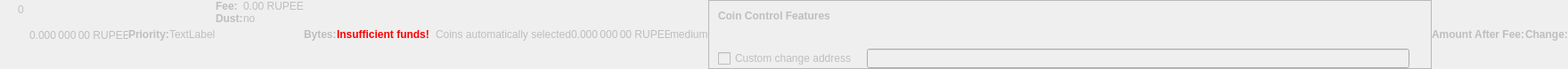
    <widget class="QWidget" name="dummyHideWidget" native="true">
     <property name="enabled">
      <bool>false</bool>
     </property>
     <property name="maximumSize">
      <size>
       <width>100</width>
       <height>22</height>
      </size>
     </property>
     <layout class="QHBoxLayout" name="dummyHideLayout">
      <property name="spacing">
       <number>0</number>
      </property>
      <property name="leftMargin">
       <number>0</number>
      </property>
      <property name="topMargin">
       <number>0</number>
      </property>
      <property name="rightMargin">
       <number>0</number>
      </property>
      <property name="bottomMargin">
       <number>0</number>
      </property>
      <item>
       <layout class="QFormLayout" name="formLayoutCoinControl1">
        <property name="horizontalSpacing">
         <number>10</number>
        </property>
        <property name="verticalSpacing">
         <number>14</number>
        </property>
        <property name="leftMargin">
         <number>10</number>
        </property>
        <property name="topMargin">
         <number>4</number>
        </property>
        <property name="rightMargin">
         <number>6</number>
        </property>
        <item row="0" column="1">
         <widget class="QLabel" name="labelCoinControlBytes">
          <property name="cursor">
           <cursorShape>IBeamCursor</cursorShape>
          </property>
          <property name="contextMenuPolicy">
           <enum>Qt::ActionsContextMenu</enum>
          </property>
          <property name="text">
           <string notr="true">0</string>
          </property>
          <property name="textInteractionFlags">
           <set>Qt::LinksAccessibleByMouse|Qt::TextSelectableByKeyboard|Qt::TextSelectableByMouse</set>
          </property>
         </widget>
        </item>
       </layout>
      </item>
      <item>
       <widget class="QLabel" name="labelCoinControlAfterFee">
        <property name="enabled">
         <bool>false</bool>
        </property>
        <property name="sizePolicy">
         <sizepolicy hsizetype="Fixed" vsizetype="Fixed">
          <horstretch>0</horstretch>
          <verstretch>0</verstretch>
         </sizepolicy>
        </property>
        <property name="minimumSize">
         <size>
          <width>111</width>
          <height>12</height>
         </size>
        </property>
        <property name="maximumSize">
         <size>
          <width>111</width>
          <height>12</height>
         </size>
        </property>
        <property name="cursor">
         <cursorShape>IBeamCursor</cursorShape>
        </property>
        <property name="contextMenuPolicy">
         <enum>Qt::ActionsContextMenu</enum>
        </property>
        <property name="text">
         <string notr="true">0.000 000 00 RUPEE</string>
        </property>
        <property name="textInteractionFlags">
         <set>Qt::LinksAccessibleByMouse|Qt::TextSelectableByKeyboard|Qt::TextSelectableByMouse</set>
        </property>
       </widget>
      </item>
      <item>
       <widget class="QLabel" name="labelCoinControlPriorityText">
        <property name="enabled">
         <bool>false</bool>
        </property>
        <property name="font">
         <font>
          <weight>75</weight>
          <bold>true</bold>
         </font>
        </property>
        <property name="text">
         <string>Priority:</string>
        </property>
       </widget>
      </item>
      <item>
       <layout class="QHBoxLayout" name="horizontalLayout">
        <item>
         <widget class="QLabel" name="WarningLabel">
          <property name="text">
           <string>TextLabel</string>
          </property>
         </widget>
        </item>
       </layout>
      </item>
      <item>
       <layout class="QFormLayout" name="formLayoutCoinControl3">
        <property name="horizontalSpacing">
         <number>0</number>
        </property>
        <property name="verticalSpacing">
         <number>0</number>
        </property>
        <property name="leftMargin">
         <number>0</number>
        </property>
        <property name="topMargin">
         <number>0</number>
        </property>
        <property name="rightMargin">
         <number>0</number>
        </property>
        <item row="0" column="0">
         <widget class="QLabel" name="labelCoinControlFeeText">
          <property name="enabled">
           <bool>false</bool>
          </property>
          <property name="font">
           <font>
            <weight>75</weight>
            <bold>true</bold>
           </font>
          </property>
          <property name="text">
           <string>Fee:</string>
          </property>
          <property name="margin">
           <number>0</number>
          </property>
         </widget>
        </item>
        <item row="0" column="1">
         <widget class="QLabel" name="labelCoinControlFee">
          <property name="enabled">
           <bool>false</bool>
          </property>
          <property name="cursor">
           <cursorShape>IBeamCursor</cursorShape>
          </property>
          <property name="contextMenuPolicy">
           <enum>Qt::ActionsContextMenu</enum>
          </property>
          <property name="text">
           <string notr="true">0.00 RUPEE</string>
          </property>
          <property name="textInteractionFlags">
           <set>Qt::LinksAccessibleByMouse|Qt::TextSelectableByKeyboard|Qt::TextSelectableByMouse</set>
          </property>
         </widget>
        </item>
        <item row="1" column="0">
         <widget class="QLabel" name="labelCoinControlLowOutputText">
          <property name="enabled">
           <bool>false</bool>
          </property>
          <property name="font">
           <font>
            <weight>75</weight>
            <bold>true</bold>
           </font>
          </property>
          <property name="text">
           <string>Dust:</string>
          </property>
         </widget>
        </item>
        <item row="1" column="1">
         <widget class="QLabel" name="labelCoinControlLowOutput">
          <property name="enabled">
           <bool>false</bool>
          </property>
          <property name="cursor">
           <cursorShape>IBeamCursor</cursorShape>
          </property>
          <property name="contextMenuPolicy">
           <enum>Qt::ActionsContextMenu</enum>
          </property>
          <property name="text">
           <string>no</string>
          </property>
          <property name="textInteractionFlags">
           <set>Qt::LinksAccessibleByMouse|Qt::TextSelectableByKeyboard|Qt::TextSelectableByMouse</set>
          </property>
         </widget>
        </item>
       </layout>
      </item>
      <item>
       <widget class="QLabel" name="labelCoinControlBytesText">
        <property name="enabled">
         <bool>false</bool>
        </property>
        <property name="font">
         <font>
          <weight>75</weight>
          <bold>true</bold>
         </font>
        </property>
        <property name="text">
         <string>Bytes:</string>
        </property>
       </widget>
      </item>
      <item>
       <layout class="QFormLayout" name="formLayoutCoinControl2">
        <property name="horizontalSpacing">
         <number>0</number>
        </property>
        <property name="verticalSpacing">
         <number>0</number>
        </property>
        <property name="leftMargin">
         <number>0</number>
        </property>
        <property name="topMargin">
         <number>0</number>
        </property>
        <property name="rightMargin">
         <number>0</number>
        </property>
       </layout>
      </item>
      <item>
       <layout class="QHBoxLayout" name="horizontalLayoutCoinControl2">
        <property name="spacing">
         <number>0</number>
        </property>
        <property name="bottomMargin">
         <number>0</number>
        </property>
       </layout>
      </item>
      <item>
       <widget class="QLabel" name="labelCoinControlInsuffFunds">
        <property name="enabled">
         <bool>false</bool>
        </property>
        <property name="minimumSize">
         <size>
          <width>0</width>
          <height>0</height>
         </size>
        </property>
        <property name="font">
         <font>
          <weight>75</weight>
          <bold>true</bold>
         </font>
        </property>
        <property name="styleSheet">
         <string notr="true">color:red;font-weight:bold;</string>
        </property>
        <property name="text">
         <string>Insufficient funds!</string>
        </property>
        <property name="margin">
         <number>5</number>
        </property>
       </widget>
      </item>
      <item>
       <layout class="QFormLayout" name="formLayoutCoinControl4">
        <property name="horizontalSpacing">
         <number>0</number>
        </property>
        <property name="verticalSpacing">
         <number>0</number>
        </property>
        <property name="leftMargin">
         <number>0</number>
        </property>
        <property name="topMargin">
         <number>0</number>
        </property>
        <property name="rightMargin">
         <number>0</number>
        </property>
       </layout>
      </item>
      <item>
       <widget class="QLabel" name="labelCoinControlChangeLabel">
        <property name="enabled">
         <bool>false</bool>
        </property>
        <property name="sizePolicy">
         <sizepolicy hsizetype="Preferred" vsizetype="Expanding">
          <horstretch>0</horstretch>
          <verstretch>0</verstretch>
         </sizepolicy>
        </property>
        <property name="minimumSize">
         <size>
          <width>0</width>
          <height>0</height>
         </size>
        </property>
        <property name="text">
         <string/>
        </property>
        <property name="margin">
         <number>3</number>
        </property>
       </widget>
      </item>
      <item>
       <widget class="QLabel" name="labelCoinControlAutomaticallySelected">
        <property name="enabled">
         <bool>false</bool>
        </property>
        <property name="sizePolicy">
         <sizepolicy hsizetype="Fixed" vsizetype="Fixed">
          <horstretch>0</horstretch>
          <verstretch>0</verstretch>
         </sizepolicy>
        </property>
        <property name="minimumSize">
         <size>
          <width>0</width>
          <height>0</height>
         </size>
        </property>
        <property name="maximumSize">
         <size>
          <width>240</width>
          <height>16777215</height>
         </size>
        </property>
        <property name="text">
         <string>Coins automatically selected</string>
        </property>
        <property name="margin">
         <number>5</number>
        </property>
       </widget>
      </item>
      <item>
       <widget class="QLabel" name="labelCoinControlChange">
        <property name="enabled">
         <bool>false</bool>
        </property>
        <property name="sizePolicy">
         <sizepolicy hsizetype="Fixed" vsizetype="Fixed">
          <horstretch>0</horstretch>
          <verstretch>0</verstretch>
         </sizepolicy>
        </property>
        <property name="minimumSize">
         <size>
          <width>111</width>
          <height>0</height>
         </size>
        </property>
        <property name="maximumSize">
         <size>
          <width>111</width>
          <height>16777215</height>
         </size>
        </property>
        <property name="cursor">
         <cursorShape>IBeamCursor</cursorShape>
        </property>
        <property name="contextMenuPolicy">
         <enum>Qt::ActionsContextMenu</enum>
        </property>
        <property name="text">
         <string notr="true">0.000 000 00 RUPEE</string>
        </property>
        <property name="textInteractionFlags">
         <set>Qt::LinksAccessibleByMouse|Qt::TextSelectableByKeyboard|Qt::TextSelectableByMouse</set>
        </property>
       </widget>
      </item>
      <item>
       <widget class="QLabel" name="labelCoinControlPriority">
        <property name="enabled">
         <bool>false</bool>
        </property>
        <property name="cursor">
         <cursorShape>IBeamCursor</cursorShape>
        </property>
        <property name="contextMenuPolicy">
         <enum>Qt::ActionsContextMenu</enum>
        </property>
        <property name="text">
         <string>medium</string>
        </property>
        <property name="textInteractionFlags">
         <set>Qt::LinksAccessibleByMouse|Qt::TextSelectableByKeyboard|Qt::TextSelectableByMouse</set>
        </property>
       </widget>
      </item>
      <item>
       <widget class="QFrame" name="frameCoinControl">
        <property name="sizePolicy">
         <sizepolicy hsizetype="Expanding" vsizetype="Expanding">
          <horstretch>0</horstretch>
          <verstretch>0</verstretch>
         </sizepolicy>
        </property>
        <property name="maximumSize">
         <size>
          <width>16777215</width>
          <height>16777215</height>
         </size>
        </property>
        <property name="frameShape">
         <enum>QFrame::StyledPanel</enum>
        </property>
        <property name="frameShadow">
         <enum>QFrame::Sunken</enum>
        </property>
        <layout class="QVBoxLayout" name="verticalLayoutCoinControl2_2">
         <property name="spacing">
          <number>0</number>
         </property>
         <property name="leftMargin">
          <number>0</number>
         </property>
         <property name="topMargin">
          <number>0</number>
         </property>
         <property name="rightMargin">
          <number>0</number>
         </property>
         <property name="bottomMargin">
          <number>0</number>
         </property>
         <item>
          <layout class="QVBoxLayout" name="verticalLayoutCoinControl" stretch="0,0,0,1">
           <property name="spacing">
            <number>0</number>
           </property>
           <property name="leftMargin">
            <number>10</number>
           </property>
           <property name="topMargin">
            <number>10</number>
           </property>
           <item>
            <layout class="QHBoxLayout" name="horizontalLayoutCoinControl1">
             <property name="bottomMargin">
              <number>15</number>
             </property>
             <item>
              <widget class="QLabel" name="labelCoinControlFeatures">
               <property name="enabled">
                <bool>false</bool>
               </property>
               <property name="sizePolicy">
                <sizepolicy hsizetype="Preferred" vsizetype="Maximum">
                 <horstretch>0</horstretch>
                 <verstretch>0</verstretch>
                </sizepolicy>
               </property>
               <property name="font">
                <font>
                 <weight>75</weight>
                 <bold>true</bold>
                </font>
               </property>
               <property name="styleSheet">
                <string notr="true">font-weight:bold;</string>
               </property>
               <property name="text">
                <string>Coin Control Features</string>
               </property>
              </widget>
             </item>
            </layout>
           </item>
           <item>
            <widget class="QWidget" name="widgetCoinControl" native="true">
             <property name="sizePolicy">
              <sizepolicy hsizetype="Preferred" vsizetype="Preferred">
               <horstretch>0</horstretch>
               <verstretch>0</verstretch>
              </sizepolicy>
             </property>
             <property name="minimumSize">
              <size>
               <width>0</width>
               <height>0</height>
              </size>
             </property>
             <property name="styleSheet">
              <string notr="true"/>
             </property>
             <layout class="QHBoxLayout" name="horizontalLayoutCoinControl5_2">
              <property name="leftMargin">
               <number>0</number>
              </property>
              <property name="topMargin">
               <number>0</number>
              </property>
              <property name="rightMargin">
               <number>0</number>
              </property>
              <property name="bottomMargin">
               <number>0</number>
              </property>
              <item>
               <layout class="QHBoxLayout" name="horizontalLayoutCoinControl3">
                <property name="spacing">
                 <number>20</number>
                </property>
                <property name="topMargin">
                 <number>0</number>
                </property>
                <property name="bottomMargin">
                 <number>10</number>
                </property>
               </layout>
              </item>
             </layout>
            </widget>
           </item>
           <item>
            <layout class="QHBoxLayout" name="horizontalLayoutCoinControl4" stretch="0,0,0">
             <property name="spacing">
              <number>12</number>
             </property>
             <property name="sizeConstraint">
              <enum>QLayout::SetDefaultConstraint</enum>
             </property>
             <property name="topMargin">
              <number>5</number>
             </property>
             <property name="rightMargin">
              <number>5</number>
             </property>
             <item>
              <widget class="QCheckBox" name="checkBoxCoinControlChange">
               <property name="enabled">
                <bool>false</bool>
               </property>
               <property name="toolTip">
                <string>If this is activated, but the change address is empty or invalid, change will be sent to a newly generated address.</string>
               </property>
               <property name="text">
                <string>Custom change address</string>
               </property>
              </widget>
             </item>
             <item>
              <widget class="QValidatedLineEdit" name="lineEditCoinControlChange">
               <property name="enabled">
                <bool>false</bool>
               </property>
               <property name="sizePolicy">
                <sizepolicy hsizetype="Expanding" vsizetype="Fixed">
                 <horstretch>0</horstretch>
                 <verstretch>0</verstretch>
                </sizepolicy>
               </property>
              </widget>
             </item>
             <item>
              <widget class="QLabel" name="labelCoinControlChangeLabel_2">
               <property name="sizePolicy">
                <sizepolicy hsizetype="Preferred" vsizetype="Expanding">
                 <horstretch>0</horstretch>
                 <verstretch>0</verstretch>
                </sizepolicy>
               </property>
               <property name="minimumSize">
                <size>
                 <width>0</width>
                 <height>0</height>
                </size>
               </property>
               <property name="text">
                <string/>
               </property>
               <property name="margin">
                <number>3</number>
               </property>
              </widget>
             </item>
            </layout>
           </item>
           <item>
            <spacer name="verticalSpacerCoinControl">
             <property name="orientation">
              <enum>Qt::Vertical</enum>
             </property>
             <property name="sizeHint" stdset="0">
              <size>
               <width>800</width>
               <height>1</height>
              </size>
             </property>
            </spacer>
           </item>
          </layout>
         </item>
        </layout>
       </widget>
      </item>
      <item>
       <widget class="QLabel" name="labelCoinControlAfterFeeText">
        <property name="enabled">
         <bool>false</bool>
        </property>
        <property name="minimumSize">
         <size>
          <width>0</width>
          <height>0</height>
         </size>
        </property>
        <property name="maximumSize">
         <size>
          <width>16777215</width>
          <height>16777215</height>
         </size>
        </property>
        <property name="font">
         <font>
          <weight>75</weight>
          <bold>true</bold>
         </font>
        </property>
        <property name="text">
         <string>Amount After Fee:</string>
        </property>
        <property name="alignment">
         <set>Qt::AlignLeading|Qt::AlignLeft|Qt::AlignVCenter</set>
        </property>
        <property name="margin">
         <number>0</number>
        </property>
       </widget>
      </item>
      <item>
       <widget class="QLabel" name="labelCoinControlChangeText">
        <property name="enabled">
         <bool>false</bool>
        </property>
        <property name="sizePolicy">
         <sizepolicy hsizetype="Preferred" vsizetype="Preferred">
          <horstretch>0</horstretch>
          <verstretch>0</verstretch>
         </sizepolicy>
        </property>
        <property name="minimumSize">
         <size>
          <width>0</width>
          <height>0</height>
         </size>
        </property>
        <property name="maximumSize">
         <size>
          <width>16777215</width>
          <height>16777215</height>
         </size>
        </property>
        <property name="font">
         <font>
          <weight>75</weight>
          <bold>true</bold>
         </font>
        </property>
        <property name="text">
         <string>Change:</string>
        </property>
        <property name="alignment">
         <set>Qt::AlignLeading|Qt::AlignLeft|Qt::AlignVCenter</set>
        </property>
       </widget>
      </item>
     </layout>
    </widget>
